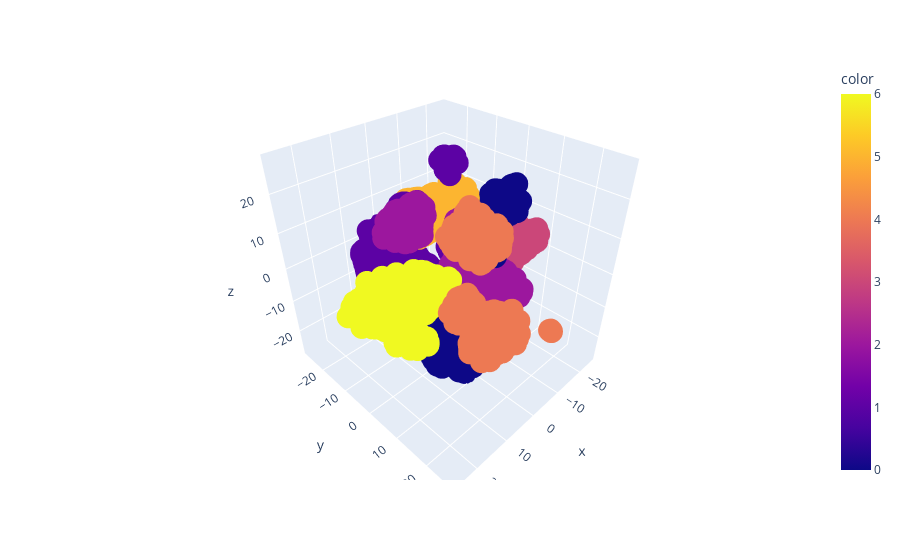

The notebook cell saved with this chart:
### Code cell
#plot the tsne in 3d using plotly
import plotly.express as px
tsne=TSNE(n_components=3, random_state=0)
tsne_obj=tsne.fit_transform(log_df)
fig = px.scatter_3d(x=tsne_obj[:,0], y=tsne_obj[:,1], z=tsne_obj[:,2], color=labels)
fig.show()
print('done')
px.scatter_3d(x=tsne_obj[:,0], y=tsne_obj[:,1], z=tsne_obj[:,2], color=labels)
plt.show()

### Figure 1 — Plotly figure (JSON) as saved in the notebook; plotly's stock layout.template omitted (floating-point values rounded to 4 significant figures; data arrays with more than 128 entries replaced by an {"elided": "..."} marker saying what was removed)
{"data": [{"hovertemplate": "x=%{x}<br>y=%{y}<br>z=%{z}<br>color=%{marker.color}<extra></extra>", "legendgroup": "", "marker": {"color": {"elided": "8949 int values"}, "coloraxis": "coloraxis", "symbol": "circle"}, "mode": "markers", "name": "", "scene": "scene", "showlegend": false, "type": "scatter3d", "x": {"elided": "8949 float values"}, "y": {"elided": "8949 float values"}, "z": {"elided": "8949 float values"}}], "layout": {"coloraxis": {"colorbar": {"title": {"text": "color"}}, "colorscale": [[0, "#0d0887"], [0.1111, "#46039f"], [0.2222, "#7201a8"], [0.3333, "#9c179e"], [0.4444, "#bd3786"], [0.5556, "#d8576b"], [0.6667, "#ed7953"], [0.7778, "#fb9f3a"], [0.8889, "#fdca26"], [1, "#f0f921"]]}, "legend": {"tracegroupgap": 0}, "margin": {"t": 60}, "scene": {"domain": {"x": [0, 1], "y": [0, 1]}, "xaxis": {"title": {"text": "x"}}, "yaxis": {"title": {"text": "y"}}, "zaxis": {"title": {"text": "z"}}}}}
